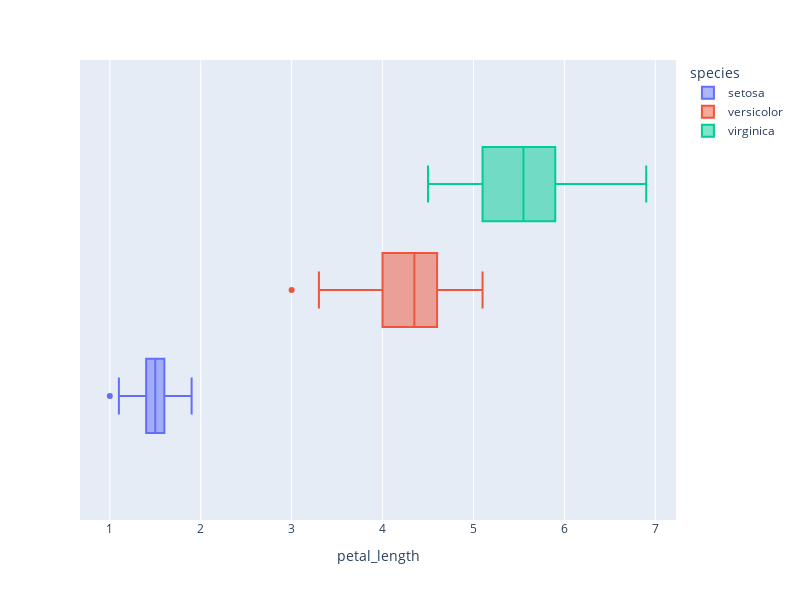

Notebook source saved alongside this figure:
### Code cell
fig = px.box(df, x="petal_length", color="species",width=800,height=600)
fig.show()

### Figure 1 — Plotly figure (JSON) as saved in the notebook; plotly's stock layout.template omitted (floating-point values rounded to 4 significant figures)
{"data": [{"alignmentgroup": "True", "hovertemplate": "species=setosa<br>petal_length=%{x}<extra></extra>", "legendgroup": "setosa", "marker": {"color": "#636efa"}, "name": "setosa", "notched": false, "offsetgroup": "setosa", "orientation": "h", "showlegend": true, "type": "box", "x": [1.4, 1.4, 1.3, 1.5, 1.4, 1.7, 1.4, 1.5, 1.4, 1.5, 1.5, 1.6, 1.4, 1.1, 1.2, 1.5, 1.3, 1.4, 1.7, 1.5, 1.7, 1.5, 1, 1.7, 1.9, 1.6, 1.6, 1.5, 1.4, 1.6, 1.6, 1.5, 1.5, 1.4, 1.5, 1.2, 1.3, 1.5, 1.3, 1.5, 1.3, 1.3, 1.3, 1.6, 1.9, 1.4, 1.6, 1.4, 1.5, 1.4], "x0": " ", "xaxis": "x", "y0": " ", "yaxis": "y"}, {"alignmentgroup": "True", "hovertemplate": "species=versicolor<br>petal_length=%{x}<extra></extra>", "legendgroup": "versicolor", "marker": {"color": "#EF553B"}, "name": "versicolor", "notched": false, "offsetgroup": "versicolor", "orientation": "h", "showlegend": true, "type": "box", "x": [4.7, 4.5, 4.9, 4, 4.6, 4.5, 4.7, 3.3, 4.6, 3.9, 3.5, 4.2, 4, 4.7, 3.6, 4.4, 4.5, 4.1, 4.5, 3.9, 4.8, 4, 4.9, 4.7, 4.3, 4.4, 4.8, 5, 4.5, 3.5, 3.8, 3.7, 3.9, 5.1, 4.5, 4.5, 4.7, 4.4, 4.1, 4, 4.4, 4.6, 4, 3.3, 4.2, 4.2, 4.2, 4.3, 3, 4.1], "x0": " ", "xaxis": "x", "y0": " ", "yaxis": "y"}, {"alignmentgroup": "True", "hovertemplate": "species=virginica<br>petal_length=%{x}<extra></extra>", "legendgroup": "virginica", "marker": {"color": "#00cc96"}, "name": "virginica", "notched": false, "offsetgroup": "virginica", "orientation": "h", "showlegend": true, "type": "box", "x": [6, 5.1, 5.9, 5.6, 5.8, 6.6, 4.5, 6.3, 5.8, 6.1, 5.1, 5.3, 5.5, 5, 5.1, 5.3, 5.5, 6.7, 6.9, 5, 5.7, 4.9, 6.7, 4.9, 5.7, 6, 4.8, 4.9, 5.6, 5.8, 6.1, 6.4, 5.6, 5.1, 5.6, 6.1, 5.6, 5.5, 4.8, 5.4, 5.6, 5.1, 5.1, 5.9, 5.7, 5.2, 5, 5.2, 5.4, 5.1], "x0": " ", "xaxis": "x", "y0": " ", "yaxis": "y"}], "layout": {"boxmode": "group", "height": 600, "legend": {"title": {"text": "species"}, "tracegroupgap": 0}, "margin": {"t": 60}, "width": 800, "xaxis": {"anchor": "y", "domain": [0, 1], "title": {"text": "petal_length"}}, "yaxis": {"anchor": "x", "domain": [0, 1]}}}
